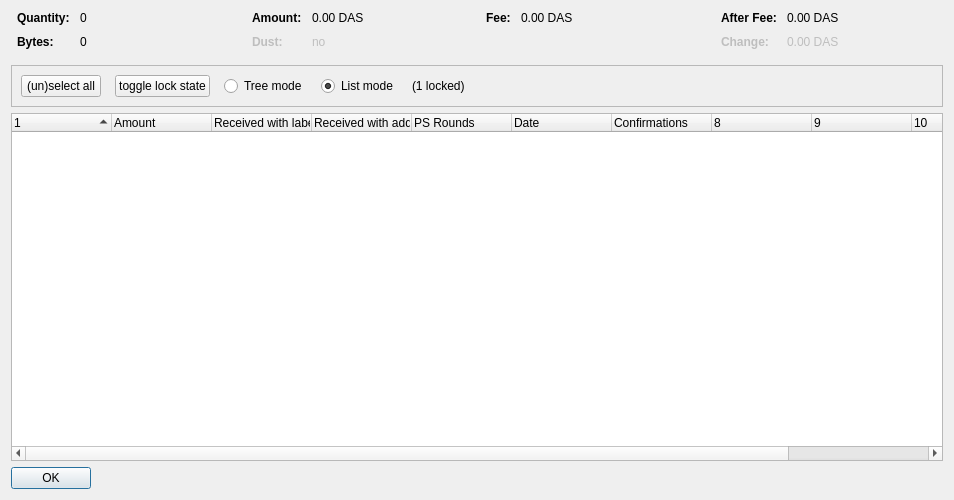
<?xml version="1.0" encoding="UTF-8"?>
<ui version="4.0">
 <class>CoinControlDialog</class>
 <widget class="QDialog" name="CoinControlDialog">
  <property name="geometry">
   <rect>
    <x>0</x>
    <y>0</y>
    <width>954</width>
    <height>500</height>
   </rect>
  </property>
  <property name="windowTitle">
   <string>Coin Selection</string>
  </property>
  <layout class="QVBoxLayout" name="verticalLayout">
   <item>
    <layout class="QHBoxLayout" name="horizontalLayoutTop" stretch="0,0,0,0">
     <property name="topMargin">
      <number>0</number>
     </property>
     <property name="bottomMargin">
      <number>10</number>
     </property>
     <item>
      <layout class="QFormLayout" name="formLayoutCoinControl1">
       <property name="horizontalSpacing">
        <number>10</number>
       </property>
       <property name="verticalSpacing">
        <number>10</number>
       </property>
       <property name="leftMargin">
        <number>6</number>
       </property>
       <property name="rightMargin">
        <number>6</number>
       </property>
       <item row="0" column="0">
        <widget class="QLabel" name="labelCoinControlQuantityText">
         <property name="font">
          <font>
           <weight>75</weight>
           <bold>true</bold>
          </font>
         </property>
         <property name="text">
          <string>Quantity:</string>
         </property>
        </widget>
       </item>
       <item row="0" column="1">
        <widget class="QLabel" name="labelCoinControlQuantity">
         <property name="cursor">
          <cursorShape>IBeamCursor</cursorShape>
         </property>
         <property name="contextMenuPolicy">
          <enum>Qt::ActionsContextMenu</enum>
         </property>
         <property name="text">
          <string notr="true">0</string>
         </property>
         <property name="textInteractionFlags">
          <set>Qt::LinksAccessibleByMouse|Qt::TextSelectableByKeyboard|Qt::TextSelectableByMouse</set>
         </property>
        </widget>
       </item>
       <item row="1" column="0">
        <widget class="QLabel" name="labelCoinControlBytesText">
         <property name="font">
          <font>
           <weight>75</weight>
           <bold>true</bold>
          </font>
         </property>
         <property name="text">
          <string>Bytes:</string>
         </property>
        </widget>
       </item>
       <item row="1" column="1">
        <widget class="QLabel" name="labelCoinControlBytes">
         <property name="cursor">
          <cursorShape>IBeamCursor</cursorShape>
         </property>
         <property name="contextMenuPolicy">
          <enum>Qt::ActionsContextMenu</enum>
         </property>
         <property name="text">
          <string notr="true">0</string>
         </property>
         <property name="textInteractionFlags">
          <set>Qt::LinksAccessibleByMouse|Qt::TextSelectableByKeyboard|Qt::TextSelectableByMouse</set>
         </property>
        </widget>
       </item>
      </layout>
     </item>
     <item>
      <layout class="QFormLayout" name="formLayoutCoinControl2">
       <property name="horizontalSpacing">
        <number>10</number>
       </property>
       <property name="verticalSpacing">
        <number>10</number>
       </property>
       <property name="leftMargin">
        <number>6</number>
       </property>
       <property name="rightMargin">
        <number>6</number>
       </property>
       <item row="0" column="0">
        <widget class="QLabel" name="labelCoinControlAmountText">
         <property name="font">
          <font>
           <weight>75</weight>
           <bold>true</bold>
          </font>
         </property>
         <property name="text">
          <string>Amount:</string>
         </property>
        </widget>
       </item>
       <item row="0" column="1">
        <widget class="QLabel" name="labelCoinControlAmount">
         <property name="cursor">
          <cursorShape>IBeamCursor</cursorShape>
         </property>
         <property name="contextMenuPolicy">
          <enum>Qt::ActionsContextMenu</enum>
         </property>
         <property name="text">
          <string notr="true">0.00 DAS</string>
         </property>
         <property name="textInteractionFlags">
          <set>Qt::LinksAccessibleByMouse|Qt::TextSelectableByKeyboard|Qt::TextSelectableByMouse</set>
         </property>
        </widget>
       </item>
       <item row="1" column="0">
        <widget class="QLabel" name="labelCoinControlLowOutputText">
         <property name="enabled">
          <bool>false</bool>
         </property>
         <property name="font">
          <font>
           <weight>75</weight>
           <bold>true</bold>
          </font>
         </property>
         <property name="text">
          <string>Dust:</string>
         </property>
        </widget>
       </item>
       <item row="1" column="1">
        <widget class="QLabel" name="labelCoinControlLowOutput">
         <property name="enabled">
          <bool>false</bool>
         </property>
         <property name="cursor">
          <cursorShape>IBeamCursor</cursorShape>
         </property>
         <property name="contextMenuPolicy">
          <enum>Qt::ActionsContextMenu</enum>
         </property>
         <property name="text">
          <string notr="true">no</string>
         </property>
         <property name="textInteractionFlags">
          <set>Qt::LinksAccessibleByMouse|Qt::TextSelectableByKeyboard|Qt::TextSelectableByMouse</set>
         </property>
        </widget>
       </item>
      </layout>
     </item>
     <item>
      <layout class="QFormLayout" name="formLayoutCoinControl3">
       <property name="horizontalSpacing">
        <number>10</number>
       </property>
       <property name="verticalSpacing">
        <number>10</number>
       </property>
       <property name="leftMargin">
        <number>6</number>
       </property>
       <property name="rightMargin">
        <number>6</number>
       </property>
       <item row="0" column="0">
        <widget class="QLabel" name="labelCoinControlFeeText">
         <property name="font">
          <font>
           <weight>75</weight>
           <bold>true</bold>
          </font>
         </property>
         <property name="text">
          <string>Fee:</string>
         </property>
        </widget>
       </item>
       <item row="0" column="1">
        <widget class="QLabel" name="labelCoinControlFee">
         <property name="cursor">
          <cursorShape>IBeamCursor</cursorShape>
         </property>
         <property name="contextMenuPolicy">
          <enum>Qt::ActionsContextMenu</enum>
         </property>
         <property name="text">
          <string notr="true">0.00 DAS</string>
         </property>
         <property name="textInteractionFlags">
          <set>Qt::LinksAccessibleByMouse|Qt::TextSelectableByKeyboard|Qt::TextSelectableByMouse</set>
         </property>
        </widget>
       </item>
      </layout>
     </item>
     <item>
      <layout class="QFormLayout" name="formLayoutCoinControl4">
       <property name="horizontalSpacing">
        <number>10</number>
       </property>
       <property name="verticalSpacing">
        <number>10</number>
       </property>
       <property name="leftMargin">
        <number>6</number>
       </property>
       <property name="rightMargin">
        <number>6</number>
       </property>
       <item row="0" column="0">
        <widget class="QLabel" name="labelCoinControlAfterFeeText">
         <property name="font">
          <font>
           <weight>75</weight>
           <bold>true</bold>
          </font>
         </property>
         <property name="text">
          <string>After Fee:</string>
         </property>
        </widget>
       </item>
       <item row="0" column="1">
        <widget class="QLabel" name="labelCoinControlAfterFee">
         <property name="cursor">
          <cursorShape>IBeamCursor</cursorShape>
         </property>
         <property name="contextMenuPolicy">
          <enum>Qt::ActionsContextMenu</enum>
         </property>
         <property name="text">
          <string notr="true">0.00 DAS</string>
         </property>
         <property name="textInteractionFlags">
          <set>Qt::LinksAccessibleByMouse|Qt::TextSelectableByKeyboard|Qt::TextSelectableByMouse</set>
         </property>
        </widget>
       </item>
       <item row="1" column="0">
        <widget class="QLabel" name="labelCoinControlChangeText">
         <property name="enabled">
          <bool>false</bool>
         </property>
         <property name="font">
          <font>
           <weight>75</weight>
           <bold>true</bold>
          </font>
         </property>
         <property name="text">
          <string>Change:</string>
         </property>
        </widget>
       </item>
       <item row="1" column="1">
        <widget class="QLabel" name="labelCoinControlChange">
         <property name="enabled">
          <bool>false</bool>
         </property>
         <property name="cursor">
          <cursorShape>IBeamCursor</cursorShape>
         </property>
         <property name="contextMenuPolicy">
          <enum>Qt::ActionsContextMenu</enum>
         </property>
         <property name="text">
          <string notr="true">0.00 DAS</string>
         </property>
         <property name="textInteractionFlags">
          <set>Qt::LinksAccessibleByMouse|Qt::TextSelectableByKeyboard|Qt::TextSelectableByMouse</set>
         </property>
        </widget>
       </item>
      </layout>
     </item>
    </layout>
   </item>
   <item>
    <widget class="QFrame" name="frame">
     <property name="minimumSize">
      <size>
       <width>0</width>
       <height>40</height>
      </size>
     </property>
     <property name="frameShape">
      <enum>QFrame::StyledPanel</enum>
     </property>
     <property name="frameShadow">
      <enum>QFrame::Sunken</enum>
     </property>
     <layout class="QHBoxLayout" name="horizontalLayout">
      <item>
       <layout class="QHBoxLayout" name="horizontalLayoutPanel" stretch="0,0,0,0,0,0">
        <property name="spacing">
         <number>14</number>
        </property>
        <item>
         <widget class="QPushButton" name="pushButtonSelectAll">
          <property name="sizePolicy">
           <sizepolicy hsizetype="Maximum" vsizetype="Fixed">
            <horstretch>0</horstretch>
            <verstretch>0</verstretch>
           </sizepolicy>
          </property>
          <property name="text">
           <string>(un)select all</string>
          </property>
          <property name="autoDefault">
           <bool>false</bool>
          </property>
         </widget>
        </item>
        <item>
         <widget class="QPushButton" name="pushButtonToggleLock">
          <property name="sizePolicy">
           <sizepolicy hsizetype="Maximum" vsizetype="Fixed">
            <horstretch>0</horstretch>
            <verstretch>0</verstretch>
           </sizepolicy>
          </property>
          <property name="text">
           <string>toggle lock state</string>
          </property>
          <property name="autoDefault">
           <bool>false</bool>
          </property>
         </widget>
        </item>
        <item>
         <widget class="QRadioButton" name="radioTreeMode">
          <property name="sizePolicy">
           <sizepolicy hsizetype="Maximum" vsizetype="Fixed">
            <horstretch>0</horstretch>
            <verstretch>0</verstretch>
           </sizepolicy>
          </property>
          <property name="text">
           <string>Tree mode</string>
          </property>
         </widget>
        </item>
        <item>
         <widget class="QRadioButton" name="radioListMode">
          <property name="sizePolicy">
           <sizepolicy hsizetype="Maximum" vsizetype="Fixed">
            <horstretch>0</horstretch>
            <verstretch>0</verstretch>
           </sizepolicy>
          </property>
          <property name="text">
           <string>List mode</string>
          </property>
          <property name="checked">
           <bool>true</bool>
          </property>
         </widget>
        </item>
        <item>
         <widget class="QLabel" name="labelLocked">
          <property name="text">
           <string>(1 locked)</string>
          </property>
         </widget>
        </item>
        <item>
         <spacer name="horizontalSpacer">
          <property name="orientation">
           <enum>Qt::Horizontal</enum>
          </property>
          <property name="sizeHint" stdset="0">
           <size>
            <width>40</width>
            <height>20</height>
           </size>
          </property>
         </spacer>
        </item>
       </layout>
      </item>
     </layout>
    </widget>
   </item>
   <item>
    <widget class="CoinControlTreeWidget" name="treeWidget">
     <property name="contextMenuPolicy">
      <enum>Qt::CustomContextMenu</enum>
     </property>
     <property name="sortingEnabled">
      <bool>false</bool>
     </property>
     <property name="columnCount">
      <number>11</number>
     </property>
     <attribute name="headerShowSortIndicator" stdset="0">
      <bool>true</bool>
     </attribute>
     <attribute name="headerStretchLastSection">
      <bool>false</bool>
     </attribute>
     <column>
      <property name="text">
       <string/>
      </property>
     </column>
     <column>
      <property name="text">
       <string>Amount</string>
      </property>
     </column>
     <column>
      <property name="text">
       <string>Received with label</string>
      </property>
     </column>
     <column>
      <property name="text">
       <string>Received with address</string>
      </property>
     </column>
     <column>
      <property name="text">
       <string>PS Rounds</string>
      </property>
     </column>
     <column>
      <property name="text">
       <string>Date</string>
      </property>
     </column>
     <column>
      <property name="text">
       <string>Confirmations</string>
      </property>
      <property name="toolTip">
       <string>Confirmed</string>
      </property>
     </column>
     <column>
      <property name="text">
       <string/>
      </property>
     </column>
     <column>
      <property name="text">
       <string/>
      </property>
     </column>
     <column>
      <property name="text">
       <string/>
      </property>
     </column>
     <column>
      <property name="text">
       <string/>
      </property>
     </column>
    </widget>
   </item>
   <item>
    <widget class="QDialogButtonBox" name="buttonBox">
     <property name="sizePolicy">
      <sizepolicy hsizetype="Maximum" vsizetype="Fixed">
       <horstretch>0</horstretch>
       <verstretch>0</verstretch>
      </sizepolicy>
     </property>
     <property name="orientation">
      <enum>Qt::Horizontal</enum>
     </property>
     <property name="standardButtons">
      <set>QDialogButtonBox::Ok</set>
     </property>
    </widget>
   </item>
  </layout>
 </widget>
 <customwidgets>
  <customwidget>
   <class>CoinControlTreeWidget</class>
   <extends>QTreeWidget</extends>
   <header>coincontroltreewidget.h</header>
  </customwidget>
 </customwidgets>
 <resources/>
 <connections/>
</ui>
